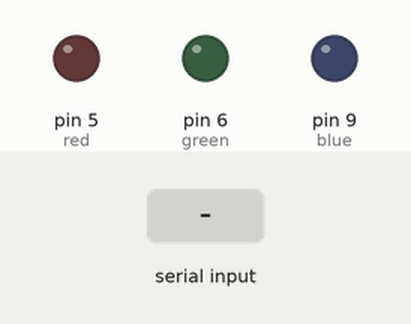
This sketch was run on a simulated Arduino Uno, built with avr-gcc and run on an emulated ATmega328P. Parts: output pins drawn as LEDs (lit = HIGH). Inputs (shaded band) come from the test bench. What the sketch prints to the serial monitor is not drawn.

Above: at 1.2 s.
1.3 s: "A" received over Serial
At 2.2 s:
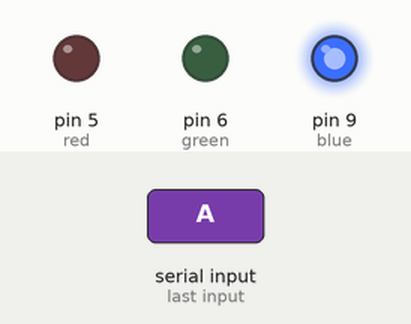
2.8 s: "G" received over Serial
At 3.3 s:
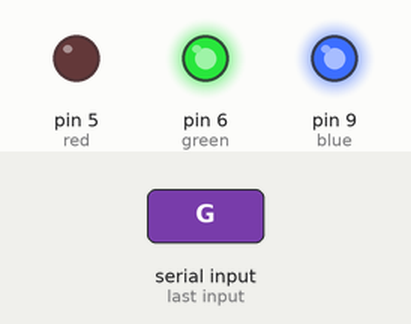
4.3 s: "a" received over Serial
At 5.5 s:
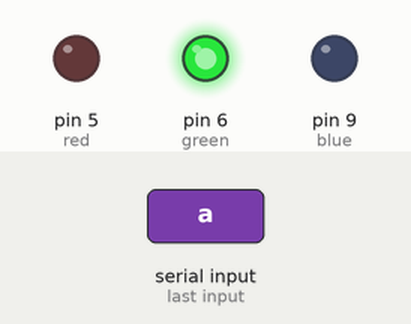
5.8 s: "R" received over Serial
At 6.8 s:
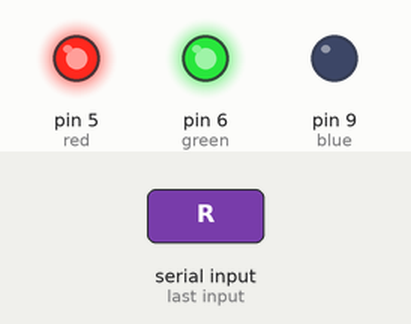
7.3 s: "g" received over Serial
At 7.9 s:
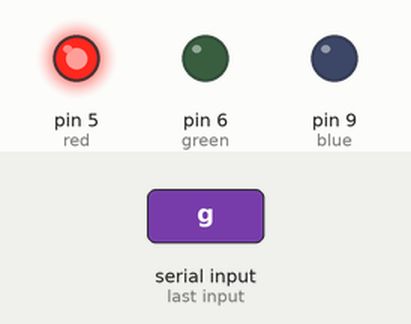
8.8 s: "T" received over Serial
At 9.1 s:
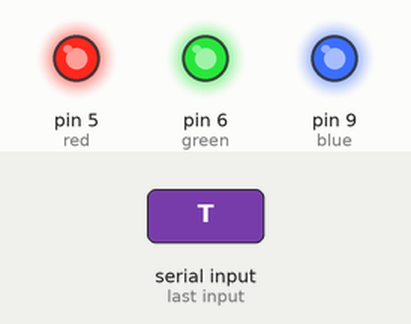
Timing chart, 0 to 11.3 s (numbered marks = the images above; inputs shaded):
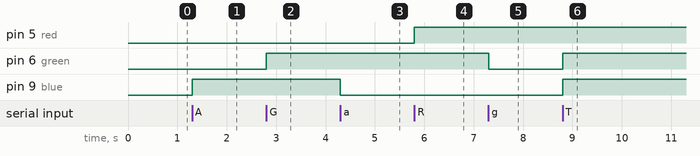

The sketch:

practica2_Operadores.ino
```cpp
byte red=5,green=6,blue=9;
byte letra;

void setup() {
  // put your setup code here, to run once:
Serial.begin(9600);
pinMode(red,OUTPUT);
pinMode(green,OUTPUT);
pinMode(blue,OUTPUT);
Serial.println("Escribe mayusculas para encender y minusculas para apagar");
Serial.println("azul => a o A");
Serial.println("verde => g o G");
Serial.println("rojo => r o R");
Serial.println("todos => t o T");
}
void loop() {
  // put your main code here, to run repeatedly:

if (Serial.available() > 0){
  letra = Serial.read();
  if(letra=='A'){
    digitalWrite(blue, HIGH);
    }
   else if (letra=='a'){
    digitalWrite(blue, LOW);
    }
    else if (letra=='G'){
    digitalWrite(green, HIGH);
    }
   else if (letra=='g'){
    digitalWrite(green, LOW);
    }
    else if (letra=='R'){
    digitalWrite(red, HIGH);
    }
   else if (letra=='r'){
    digitalWrite(red, LOW);
    }
    else if (letra=='T'){
    digitalWrite(green, HIGH);
    digitalWrite(red, HIGH);
    digitalWrite(blue, HIGH);
    }
   else if (letra=='t'){
    digitalWrite(green, LOW);
    digitalWrite(red, LOW);
    digitalWrite(blue, LOW);
    }
  }

}
```

Measured:
- after the input at 1.3 s, pin 9 (blue): LOW → HIGH at once
- after the input at 2.8 s, pin 6 (green): LOW → HIGH at once
- after the input at 4.3 s, pin 9 (blue): HIGH → LOW at once
- after the input at 5.8 s, pin 5 (red): LOW → HIGH at once
- after the input at 7.3 s, pin 6 (green): HIGH → LOW at once
- after the input at 8.8 s, pin 6 (green), pin 9 (blue): LOW → HIGH at once
